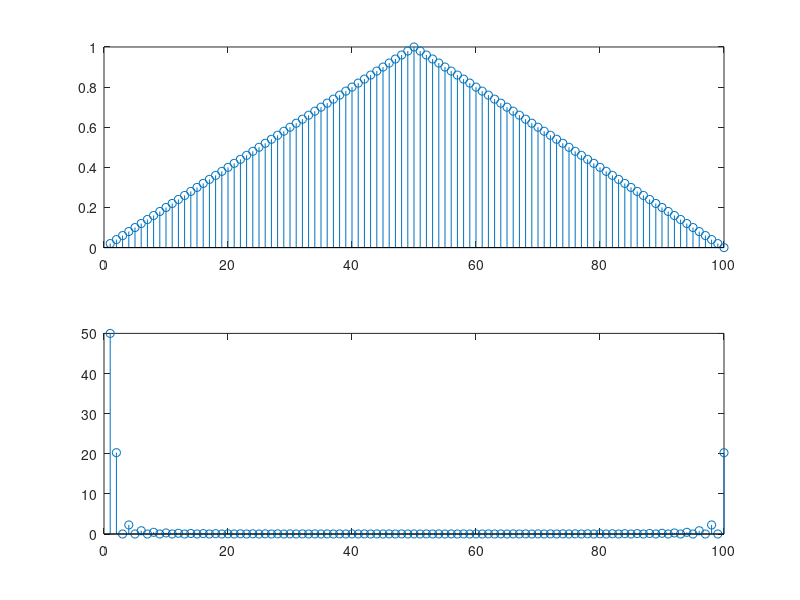

Here is the MATLAB script that generated this plot:
clear
clc

N = 100;
n = 1:1:N;

xn = zeros(1, N);
for i = 1:50
    xn(i) = 0.02*(i);
end

for i = 50:100
    xn(i) = 2 - 0.02*(i);
end

subplot(2,1,1);
stem(n, xn);

yn = fft(xn);
subplot(2,1,2);
stem(n, abs(yn));
